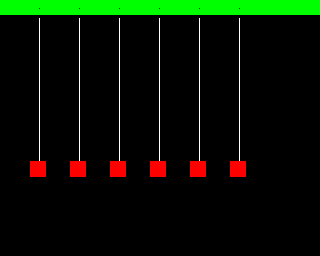
Frame 1 (no input)
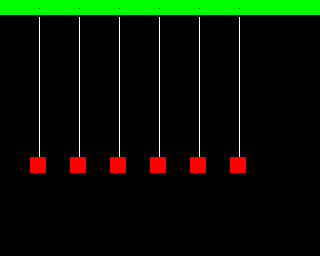
Frame 60 (the mouse pressed at the canvas centre just before this capture)
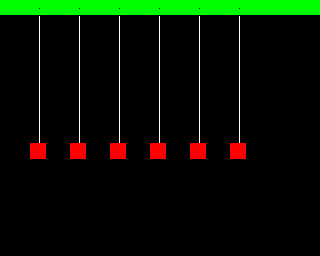
Frame 120 (the mouse held since frame 60 and released just before this capture)

The Processing sketch that drew these frames (run headless with seeded random() and noise(); from frame 60 on, the mouse is pressed at the canvas centre):

// Processing sketch: spring
// ── spring.pde
final int Y0 = 8;
final int DEF_HEIGHT = 130;
final int BPL_NUM = 4;
final int AMPL = 32;
final float FACTOR = 0.2;

void setup() {
  size(320, 256);
  frameRate(25);
  initOCS(BPL_NUM);
  
  for(int j = 0; j < 6; j++)
  {
    spr[j] = new Sprite(16);
    for (int i = 0; i < 32; i++)
     spr[j].data[i] = 0xffff;   
  }
  
  palette[0] = rgb12(0);
  palette[1] = rgb12(color(0xff,0xff,0xff));
  palette[2] = rgb12(color(0,0xff,0));
  for(int i = 8; i < 32; i++)
    palette[i] = rgb12(color(0xff, 0, 0));
  bpl[1].lineE(319, 0, 319, 15);
  bpl[1].fill();
}

void drawSpring(int x, int y, int pts_num, int pts_dist)
{
  int len = y - Y0;
  
  int delta_y = round(len/(pts_num * 2.0));
  int delta_x = ((pts_dist * pts_dist) - (delta_y * delta_y))/4; 
  
  if(delta_x > 0)
    delta_x = int(sqrt(delta_x));
  else
    delta_x = 0;
    
  int y0 = Y0;
  int y1 = y0 + delta_y;
  bpl[0].line(x, y0, x + delta_x, y0);
  
  for(int i = 0; i < pts_num-1; i++)
  {
    delta_x = -delta_x;
    y0 = y1;
    y1 = y0 + 2*delta_y;
    bpl[0].line(x - delta_x, y0, x + delta_x, y1);
  }
  y0 = y1;
  y1 = y0 + delta_y;
    
  bpl[0].line(x + delta_x, y0, x, y1);
  bpl[0].line(x, y1, x, y);
}

void draw() {
  bpl[0].zeros();
  for(int i = 0; i < 6; i++)
  {
    spr[i].x = 40 * i + 30;
    spr[i].y = DEF_HEIGHT + int(AMPL * cos(frameCount * FACTOR));
    drawSpring(spr[i].x + 9, spr[i].y, 8, 8);
  } 
  updateOCS();
}

// ── ocs.pde
// This file contains an emulator of very basic features of
// Amiga Original Chipset display, with some extra tools.

class Bitplane {
  // Display class won't respect the real size of a bitplane,
  // it will treat it as raw data. By contrast, drawing routines
  // make use of size embedded into Bitplane class.
  int width;
  int height;
  // each word stores only 16 bits
  int data[];  

  Bitplane(int _width, int _height) {
    assert _width % 16 == 0; // must be multiple of 16

    width = _width;
    height = _height;

    data = new int[width * height / 16];
  }

  private int bit(int x) {
    return 1 << (x & 15);
  }

  private int pos(int x, int y) {
    return ((y * width) >> 4) + (x >> 4);
  }

  boolean get(int x, int y) {
    return boolean(data[pos(x, y)] & bit(x));
  }

  void set(int x, int y, boolean value) {
    if (value) bset(x, y);
    else bclr(x, y);
  }

  void bset(int x, int y) {
    data[pos(x, y)] |= bit(x);
  }

  void bclr(int x, int y) {
    data[pos(x, y)] &= ~bit(x);
  }

  void bxor(int x, int y) {
    if (x < 0 || x >= width) return;
    if (y < 0 || y >= height) return;
    data[pos(x, y)] ^= bit(x);
  }

  void zeros() {
    for (int i = 0; i < data.length; i++)
      data[i] = 0;
  }

  void ones() {
    for (int i = 0; i < data.length; i++)
      data[i] = ~0;
  }
  
  void copy(Bitplane src, int x, int y) {
    for (int j = 0; j < src.height; j++) {
      for (int i = 0; i < src.width; i++) {
        set(x + i, y + j, src.get(i, j));
      }
    }
  }

  void copy(Bitplane src, int sx, int sy, int sw, int sh, int dx, int dy) {
    for (int j = 0; j < sh; j++) {
      for (int i = 0; i < sw; i++) {
        set(i + dx, j + dy, src.get(i + sx, j + sy));
      }
    }
  }

  void and(Bitplane src) {

    for (int i = 0; i < data.length; i++)
      data[i] &= src.data[i];
  }

  void and(Bitplane src, int x, int y) {
    for (int j = 0; j < src.height; j++)
      for (int i = 0; i < src.width; i++)
        set(x + i, y + j, get(x + i, y + j) & src.get(i, j)); 
  }

  void or(Bitplane src) {
    for (int i = 0; i < data.length; i++)
      data[i] |= src.data[i];
  }
  
  void or(Bitplane src, int x, int y) {
    for (int j = 0; j < src.height; j++)
      for (int i = 0; i < src.width; i++)
        set(x + i, y + j, get(x + i, y + j) | src.get(i, j));
  }

  void or_mask(Bitplane src, Bitplane mask, int x, int y) {
    for (int j = 0; j < src.height; j++)
      for (int i = 0; i < src.width; i++) {
        boolean a = get(x + i, y + j);
        boolean b = src.get(i, j);
        boolean c = mask.get(i, j);
        boolean d = (a & !c) | (b & c);
        set(x + i, y + j, d);
      }
  }

  void not() {
    for (int i = 0; i < data.length; i++)
      data[i] = ~data[i];
  }

  void add(Bitplane src, int dx, int dy, Bitplane carry) {
    for (int j = 0; j < src.height; j++) {
      for (int i = 0; i < src.width; i++) {
        boolean a = get(dx + i, dy + j);
        boolean b = src.get(i, j);
        boolean d1 = (a & !b) | (!a & b);
        boolean d2 = a & b;
        set(dx + i, dy + j, d1);
        carry.set(i, j, d2);
      }
    }
  }

  void addx(Bitplane src, Bitplane carry_in, int dx, int dy, Bitplane carry_out) {
    for (int j = 0; j < src.height; j++) {
      for (int i = 0; i < src.width; i++) {
        boolean a = get(dx + i, dy + j);
        boolean b = src.get(i, j);
        boolean c = carry_in.get(i, j);
        boolean d1 = (!a & !b & c) | (!a & b & !c) | (a & !b & !c) | (a & b & c);
        boolean d2 = (!a & b & c) | (a & !b & c) | (a & b & !c) | (a & b & c);
        set(dx + i, dy + j, d1);
        carry_out.set(i, j, d2);
      }
    }
  }

  void sub(Bitplane src, Bitplane borrow) {
    for (int i = 0; i < data.length; i++) {
      int a = data[i];
      int b = src.data[i];
      data[i] = (a & ~b) | (~a & b);
      borrow.data[i] = ~a & b;
    }
  }
  
  void sub(Bitplane src, int x, int y, Bitplane borrow) {
    for (int j = 0; j < src.height; j++) {
      for (int i = 0; i < src.width; i++) {
        boolean a = get(x + i, y + j);
        boolean b = src.get(i, j);
        boolean d1 = (a & !b) | (!a & b);
        boolean d2 = !a & b;
        set(x + i, y + j, d1);
        borrow.set(i, j, d2);
      }
    }
  }

  void subx(Bitplane src, Bitplane borrow_in, int x, int y, Bitplane borrow_out) {
    for (int j = 0; j < src.height; j++) {
      for (int i = 0; i < src.width; i++) {
        boolean a = get(x + i, y + j);
        boolean b = src.get(i, j);
        boolean c = borrow_in.get(i, j);
        boolean d1 = (!a & !b & c) | (!a & b & !c) | (a & !b & !c) | (a & b & c);
        boolean d2 = (!a & !b & c) | (!a & b & !c) | (a & b & c);
        set(x + i, y + j, d1);
        borrow_out.set(i, j, d2);
      }
    }
  }

  void rshift(int n) {
    assert n < 16;
    
    for (int j = 0; j < height; j++) {
      int i = width - 1;
      for (; i >= n; i--)
        set(i, j, get(i - n, j));
      for (; i >= 0; i--)
        bclr(i, j);
    }
  }

  void lshift(int n) {
    assert n < 16;
    
    for (int j = 0; j < height; j++) {
      int i = 0;
      for (; i < width - n; i++)
        set(i, j, get(i + n, j));
      for (; i < width; i++)
        bclr(i, j);
    }
  }
  
  void fill() {
    for (int y = 0; y < height; y++) {
      boolean p = false;
      for (int x = width - 1; x >= 0; x--) {
        boolean q = get(x, y);
        p ^= q;
        set(x, y, p);
      }
    }
  }

  void line(int xs, int ys, int xe, int ye) {
    if (ys > ye) {
      int xt = xs; xs = xe; xe = xt;
      int yt = ys; ys = ye; ye = yt;
    }

    int s = (xs < xe) ? 1 : -1;
    int dx = abs(xe - xs);
    int dy = ye - ys;
    int dg1 = 2 * dx;
    int dg2 = 2 * dy;

    if (dx < dy) {
      int dg = 2 * dx - dy;

      do {
        bset(xs, ys);

        if (dg > 0) {
          xs += s;
          dg += dg1 - dg2;
        } else {
          dg += dg1;
        }
        ys++;
      } while (--dy > 0);
    } else {
      int dg = 2 * dy - dx;

      do {
        bset(xs, ys);

        if (dg > 0) {
          ys++;
          dg += dg2 - dg1;
        } else {
          dg += dg2;
        }
        xs += s;
      } while (--dx > 0);
    }
  }

  void lineE(int x1, int y1, int x2, int y2) {
    if (y1 > y2) {
      int xt = x1; x1 = x2; x2 = xt;
      int yt = y1; y1 = y2; y2 = yt;
    }

    int dx = x2 - x1;
    int dy = y2 - y1;

    if (dy == 0)
      return;

    int di = dx / dy;
    int df = abs(dx) % dy;
    int xi = x1;
    int xf = 0;
    int s = (dx >= 0) ? 1 : -1;

    while (y1 < y2) {
      bxor(xi, y1++);
      xi += di;
      xf += df;
      if (xf > dy) {
        xf -= dy;
        xi += s;
      }
    }
  }

  void circle(int x0, int y0, int r) {
    int x = -r;
    int y = 0;
    int err = 2 * (1 - r);

    do {
      bxor(x0 - x, y0 + y);
      bxor(x0 - y, y0 - x);
      bxor(x0 + x, y0 - y);
      bxor(x0 + y, y0 + x);

      if (err <= y) {
        y++;
        err += y * 2 + 1;
      }
      if (err > x) {
        x++;
        err += x * 2 + 1;
      }
    } while (x < 0);
  }

  void circleE(int x0, int y0, int r) {
    int x = -r;
    int y = 0;
    int err = 2 * (1 - r);

    do {
      if (err <= y) {
        bxor(x0 - x, y0 - y);
        bxor(x0 + x, y0 - y);
        if (y != 0) {
          bxor(x0 + x, y0 + y);
          bxor(x0 - x, y0 + y);
        }
        y++;
        err += 2 * y + 1;
      }
      if (err > x) {
        x++;
        err += 2 * x + 1;
      }
    } while (x < 0);
  }

  /* Generating Conic Sections Using an Efficient Algorithms
   * by Abdul-Aziz Solyman Khalil */
  void ellipse(int xc, int yc, int rx, int ry) {
    int rx2, ry2, tworx2, twory2, x_slop, y_slop;
    int d, mida, midb;
    int x, y;

    x = 0; 
    y = ry;
    rx2 = rx * rx; 
    ry2 = ry * ry;
    tworx2 = 2 * rx2; 
    twory2 = 2 * ry2;
    x_slop = 2 * twory2; 
    y_slop = 2 * tworx2 * (y - 1);
    mida = rx2 / 2;
    midb = ry2 / 2;
    d = twory2 - rx2 - y_slop / 2 - mida;

    while (d <= y_slop) {
      bset(xc + x, yc + y);
      bset(xc - x, yc + y);
      bset(xc + x, yc - y);
      bset(xc - x, yc - y);
      if (d > 0) {
        d -= y_slop;
        y--;
        y_slop -= 2 * tworx2;
      }
      d += twory2 + x_slop;
      x++;
      x_slop += 2 * twory2;
    }

    d -= (x_slop + y_slop) / 2 + (ry2 - rx2) + (mida - midb);

    while (y >= 0) {
      bset(xc + x, yc + y);
      bset(xc - x, yc + y);
      bset(xc + x, yc - y);
      bset(xc - x, yc - y);

      if (d <= 0) {
        d += x_slop;
        x++;
        x_slop += 2 * twory2;
      }
      d += tworx2 - y_slop;
      y--;
      y_slop -= 2 * tworx2;
    }
  }

  void hyperbola(int xc, int yc, int rx, int ry, int bound) {
    int x, y, d, mida, midb;
    int tworx2, twory2, rx2, ry2;
    int x_slop, y_slop;

    x = rx; 
    y = 0;
    rx2 = rx * rx; 
    ry2 = ry * ry;
    tworx2 = 2 * rx2; 
    twory2 = 2 * ry2;
    x_slop = 2 * twory2 * ( x + 1 );
    y_slop = 2 * tworx2;
    mida = x_slop / 2; 
    midb = y_slop / 2;
    d = tworx2 - ry2 * (1 + 2 * rx) + midb;

    while ((d < x_slop) && (y <= bound)) {
      bset(xc + x, yc + y);
      bset(xc + x, yc - y);
      bset(xc - x, yc + y);
      bset(xc - x, yc - y);
      if (d >= 0) {
        d -= x_slop;
        x++;
        x_slop += 2 * tworx2;
      }
      d += tworx2 + y_slop;
      y++;
      y_slop += 2 * tworx2;
    }

    d -= (x_slop + y_slop) / 2 + (rx2 + ry2) - (mida + midb);

    if (rx > ry) {
      while (y <= bound) {
        bset(xc + x, yc + y);
        if (d <= 0) {
          d += y_slop;
          y++;
          y += 2 * tworx2;
        }
        d -= twory2 - x_slop;
        x++;
        x_slop += 2 * twory2;
      }
    }
  }

  void parabola(int x0, int y0, int p, int bound) {
    int p2 = 2 * p;
    int p4 = 2 * p2;
    int x = 0;
    int y = 0;
    int d = 1 - p;

    while ( (y < p) && (x <= bound)) {
      bset(x0 + x, y0 - y);
      bset(x0 + x, y0 + y);
      if (d >= 0) {
        x++;
        d -= p2;
      }
      y++;
      d += 2 * y + 1;
    }

    d = 1 - (d == 1 ? p4 : p2);

    while (x <= bound) {
      bset(x0 + x, y0 - y);
      bset(x0 + x, y0 + y);
      if (d <= 0) {
        y++;
        d += 4 * y;
      }
      x++;
      d -= p4;
    }
  }
};

// Limited representation of copper instruction.
class CopIns {
  int n;
  color c;

  CopIns(int _n, color _c) {
    n = _n;
    c = _c;
  }
};

class Sprite {
  // Each word stores only 16 bits.
  int data[];
  // Sprite is always 16 pixels wide.
  int height;
  // Position on screen.
  int x, y;
  // Use another sprite to display 16-color sprite.
  boolean attached;
  
  Sprite(int _h) {
    height = _h;
    data = new int[_h * 2];
  }

  int get(int x, int y) {
    int p = (data[y * 2 + 0] >> (15 - x)) & 1;
    int q = (data[y * 2 + 1] >> (15 - x)) & 1;
    
    return (p << 1) | q;
  }

  void set(int x, int y, int v) {
    int p = (v >> 1) & 1;
    int q = v & 1;
    
    data[y * 2 + 0] |= p << (15 - x);
    data[y * 2 + 1] |= q << (15 - x);
  }
};

// Limits color space to OCS 12-bit RGB.
color rgb12(color c) {
  int r = (c & 0xf00000) >> 20;
  int g = (c & 0x00f000) >> 12;
  int b = (c & 0x0000f0) >> 4;
  return color((r << 4) | r, (g << 4) | g, (b << 4) | b);
}

Sprite spr[];
Bitplane bpl[];
// Number of bitplanes.
int depth;
// Original chipset allows to set up 32 colors. In EHB-mode,
// Amiga can display 64 colors, where second half is at half
// the brightness of first half.
color palette[];
// Amiga Copper can perform many different actions every 8 pixels.
// We are interested only in changing one of 32 colors.
CopIns copperList[]; 

void initOCS(int _depth) {
  depth = _depth;
  bpl = new Bitplane[depth];
  for (int i = 0; i < depth; i++)
    bpl[i] = new Bitplane(width, height);
  spr = new Sprite[8];
  palette = new color[32];
  copperList = new CopIns[(width / 8) * height];
}

void copperClear() {
  for (int i = 0; i < copperList.length; i++)
    copperList[i] = null;
}

void copper(int x, int y, int n, int c) {
  assert (x & 7) == 0;
  assert x >= 0 && x < width;
  assert y >= 0 && y < height;
  copperList[(x / 8) + (y * width / 8)] = new CopIns(n & 0x1f, c);
}

void updateOCS() {
  loadPixels();
  
  // Copy colors to working palette that will change while
  // rendering view port.
  color _palette[] = new color[32];
  for (int i = 0; i < 32; i++)
    _palette[i] = rgb12(palette[i]);
    
  Sprite _spr[] = new Sprite[8];
  for (int i = 0; i < 8; i++)
    _spr[i] = new Sprite(1);

  for (int y = 0, s = 0, i = 0; y < height; y++) {
    /* Sprite DMA simulation. */
    int sprmask = 0;
    
    for (int j = 0; j < 8; j++) {
      if (spr[j] == null)
        continue;
      if (y < spr[j].y || y >= spr[j].y + spr[j].height)
        continue;
        
      int sy = y - spr[j].y;
      
      _spr[j].attached = spr[j].attached;
      _spr[j].x = spr[j].x;
      _spr[j].data[0] = spr[j].data[2 * sy];
      _spr[j].data[1] = spr[j].data[2 * sy + 1];
      
      sprmask |= 1 << j;
    }
    
    for (int x = 0; x < width; x++, i++) {
      if ((x & 7) == 0) {
        CopIns slot = copperList[s];
        if (slot != null)
          _palette[slot.n] = rgb12(slot.c);
        s++;
      }

      int bit = i & 15;
      int word = i >> 4;      
      int v = 0;
      int d = depth;

      while (--d >= 0)
        v = (v << 1) | ((bpl[d].data[word] >> bit) & 1);

      for (int j = 7; j >= 0; j--) {
        if ((sprmask & (1 << j)) == 0)
          continue;
        if (x < _spr[j].x || x >= _spr[j].x + 16)
          continue;

        if (_spr[j].attached) {
          sprmask &= ~(1 << (j - 1));
          
          int w0 = _spr[j].get(x - spr[j].x, 0);
          int w1 = _spr[j - 1].get(x - spr[j - 1].x, 0);
          int w = (w0 << 2) | w1;

          if (w > 0)
            v = w + 16;
        } else {
          int w = _spr[j].get(x - spr[j].x, 0);
          
          if (w > 0)
            v = w + (j & ~1) * 2 + 16;
        }
      }

      pixels[i] = _palette[v];
    }
  }

  updatePixels();
}
